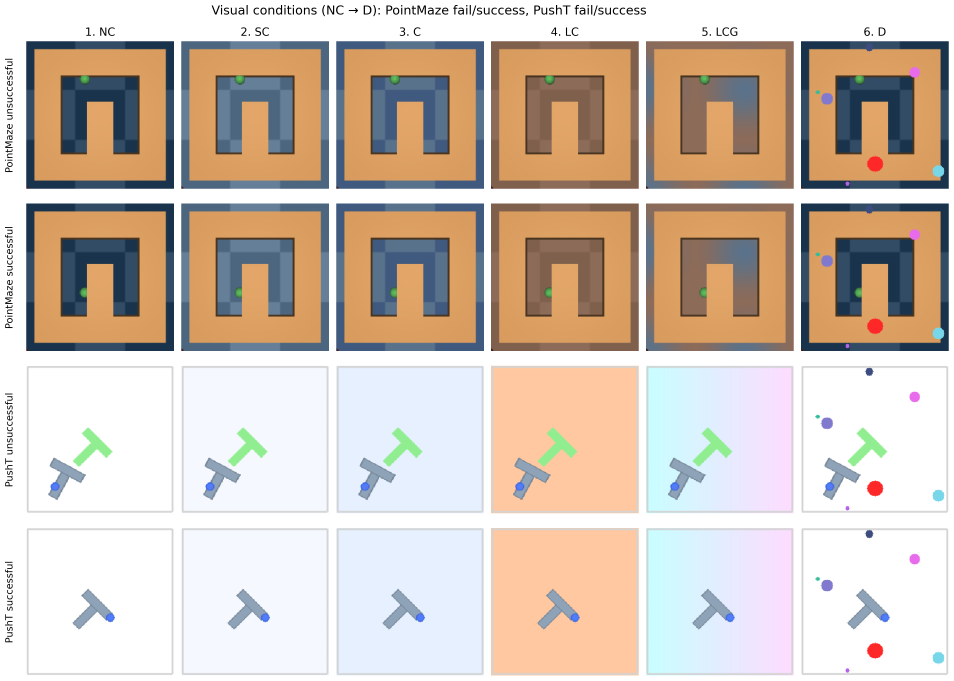
#> input picture docs/figures/eval_montage_4x6.png, 3814 x 2722 px (shown at 1/4 size)
$ python -i backfill_pusht_rollout_paths.py   (imports and definitions only)
#> lines starting #> are read from the running program, lines starting #| are printed output that depends on the picture; after the words box and inside, x2 and y2 are one past the last pixel; in counts of white or black regions, pixels touching at a corner belong together
#> further down, picture is the input picture: shape (2722, 3814, 3); mean B, G, R 183.1, 195.1, 209.2
#!/usr/bin/env python3
"""Backfill real agent paths into PushT rollout figure cache meta."""

from __future__ import annotations

import argparse
import json
import pickle
from pathlib import Path

import cv2
import numpy as np
from PIL import Image

REPO = Path(__file__).resolve().parents[1]
CACHE_ROOT = REPO / "docs" / "figures" / "rollout_examples" / "cache"
PLAN_ROOT = REPO / "docs" / "figures" / "rollout_examples" / "_plan_runs"
TARGETS_PATH = REPO / "docs" / "figures" / "rollout_examples" / "pusht_plan_targets.pkl"
PUSHT_RENDER_SCALE = 512 / 224

FIGURES = (
    "pusht_dinowm_unsuccessful",
    "pusht_dinobisim_successful",
)


# [4 lines left out: function _subsample_indices, not called in this run]


def _detect_agent_px(img_rgb: np.ndarray) -> np.ndarray | None:
    r, g, b = img_rgb[:, :, 0], img_rgb[:, :, 1], img_rgb[:, :, 2]
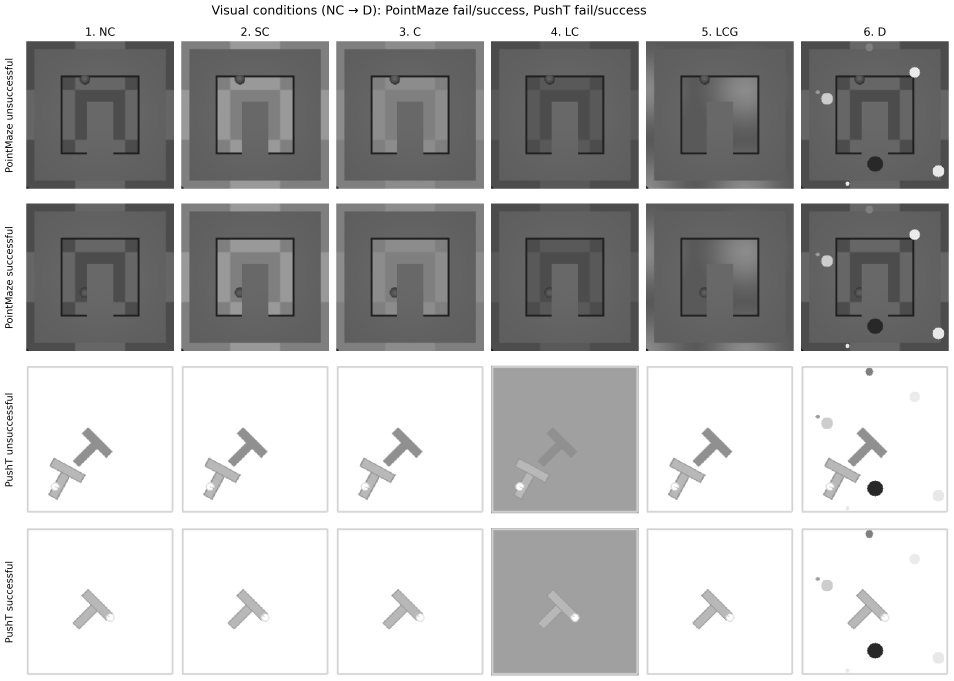
#> r: shape (2722, 3814) (shown at 1/4 size); min 0, max 255, mean 183.1
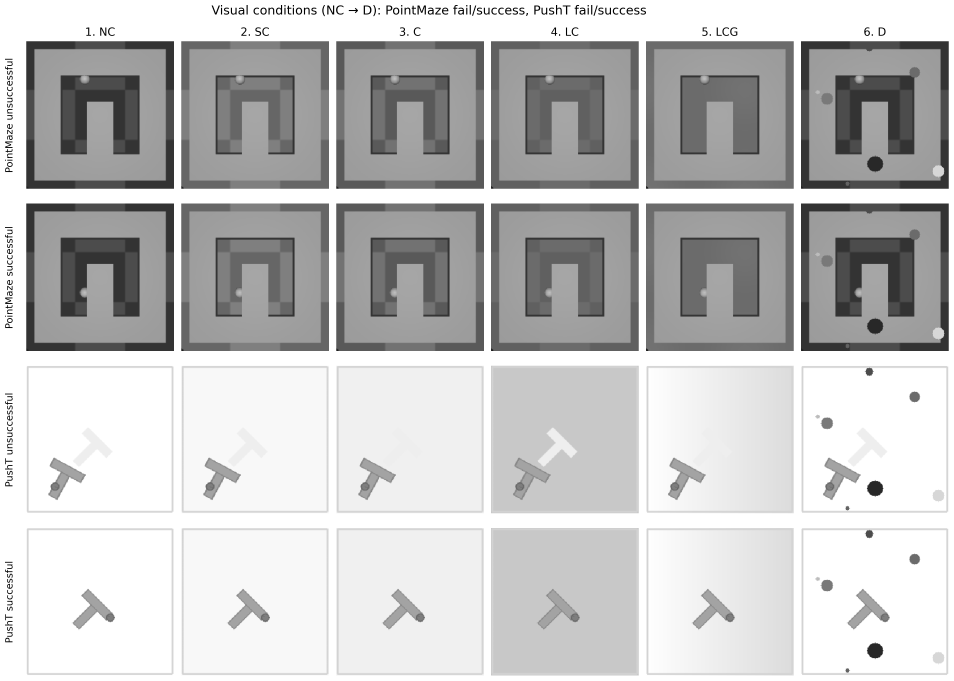
#> g: shape (2722, 3814) (shown at 1/4 size); min 0, max 255, mean 195.1
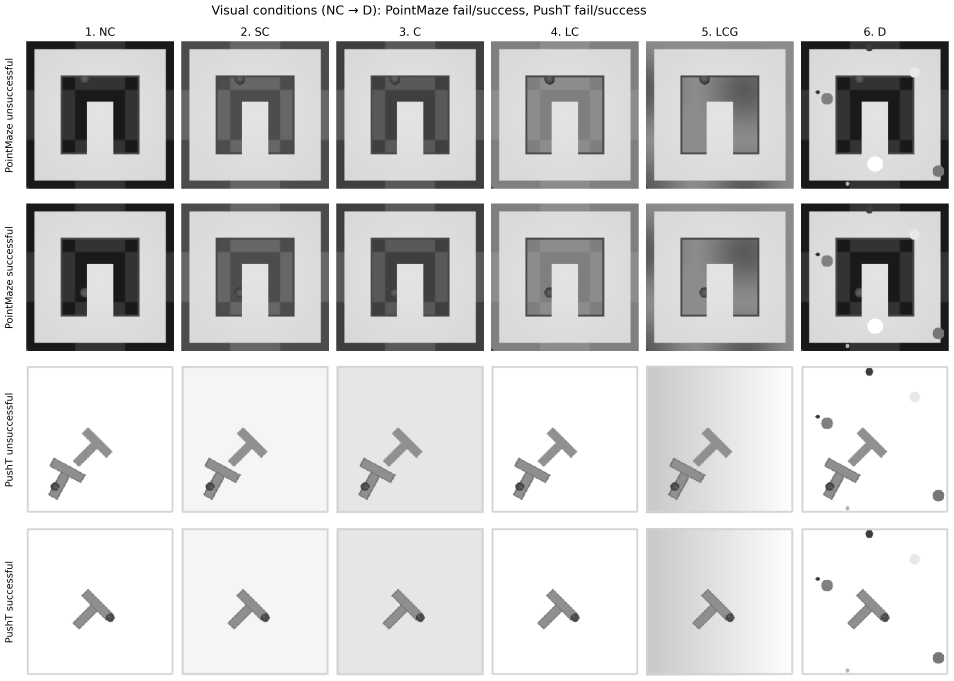
#> b: shape (2722, 3814) (shown at 1/4 size); min 0, max 255, mean 209.2
    mask = (r < 100) & (g > 80) & (g < 140) & (b > 180)
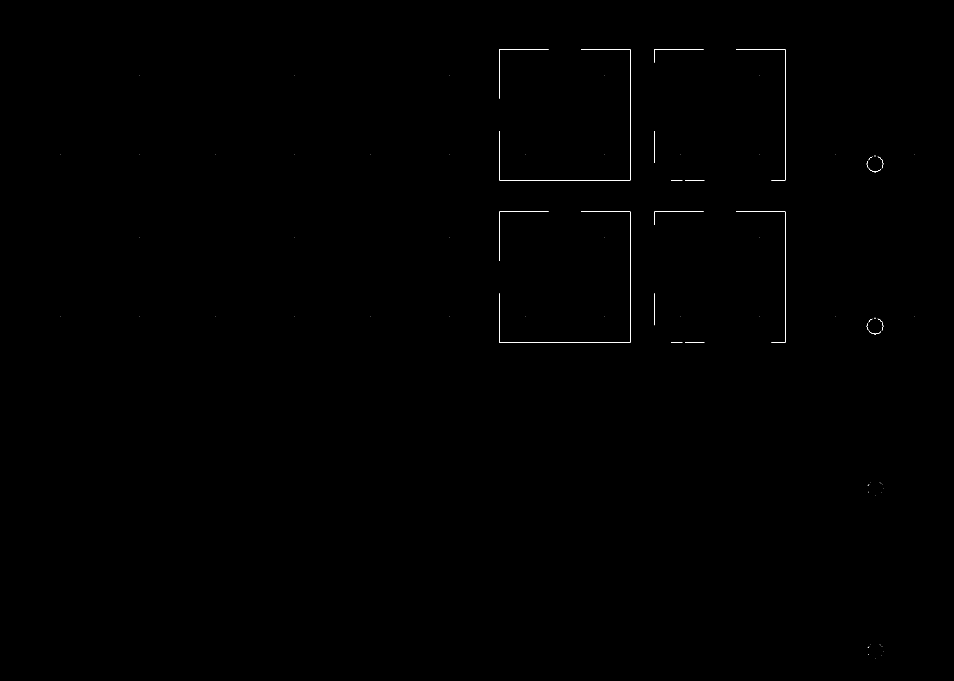
#> mask: shape (2722, 3814) bool (shown at 1/4 size); 0.06% white in thin lines or dots, all inside (x1, y1, x2, y2) = (242, 197, 3658, 2633)
    mask = mask.astype(np.uint8) * 255
    mask = cv2.morphologyEx(mask, cv2.MORPH_OPEN, np.ones((3, 3), np.uint8))
#> mask: shape (2722, 3814); every value is 0
    cnts, _ = cv2.findContours(mask, cv2.RETR_EXTERNAL, cv2.CHAIN_APPROX_SIMPLE)
#> cnts = []
    if not cnts:
        return None
    contour = max(cnts, key=cv2.contourArea)
    moments = cv2.moments(contour)
    if moments["m00"] == 0:
        return None
    return np.array(
        [moments["m10"] / moments["m00"], moments["m01"] / moments["m00"]],
        dtype=np.float32,
    )


# [74 lines left out: functions _agent_xy_from_frames, backfill_figure, main, not called in this run]


# [2 lines not run here, left out]

>>> import cv2
>>> picture = cv2.imread('../docs/figures/eval_montage_4x6.png')
>>> result = _detect_agent_px(picture)

$ run again, on docs/figures/rollout_examples/pointmaze_dinobisim_successful_iclr.png
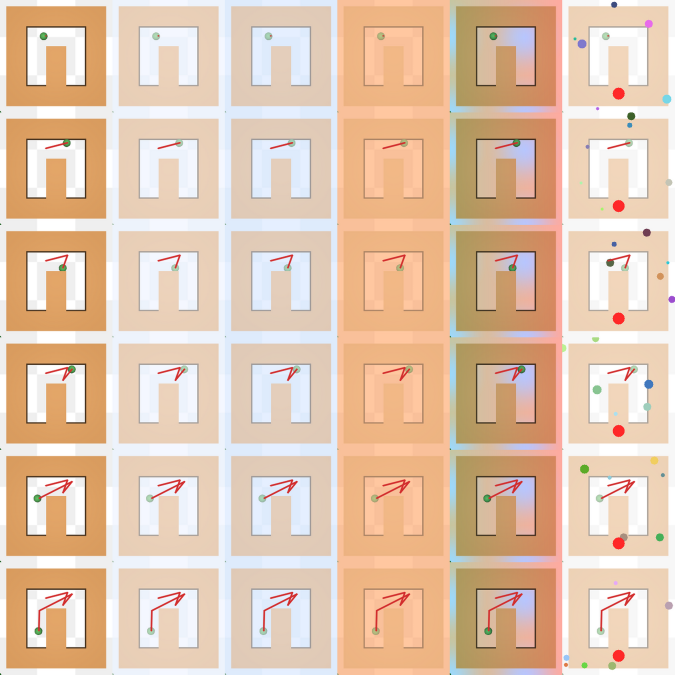
#> input picture docs/figures/rollout_examples/pointmaze_dinobisim_successful_iclr.png, 2024 x 2024 px (shown at 1/3 size)
#> picture is the input picture: shape (2024, 2024, 3); mean B, G, R 175, 198.5, 227.3
#> in _detect_agent_px, `r, g, b = img_rgb[:, :, 0], img_rgb[:, :, 1], img_rgb[:, :, 2]`:
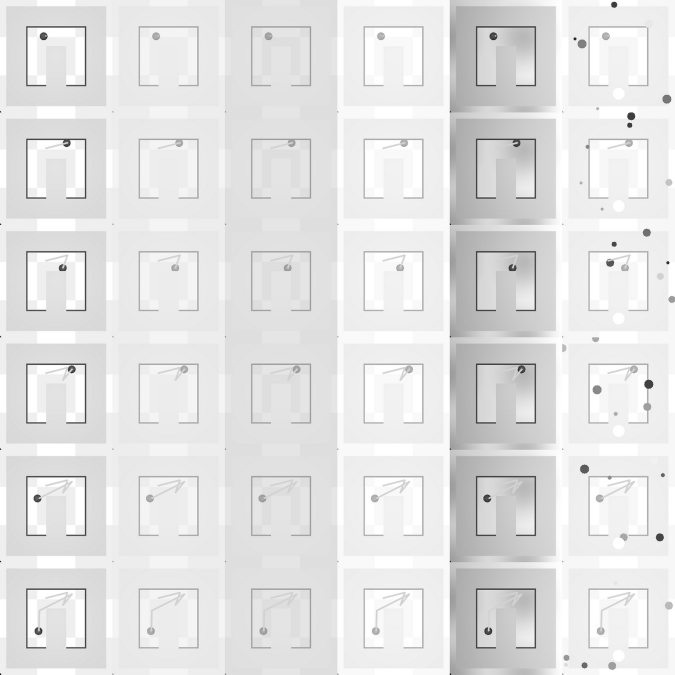
#> b: shape (2024, 2024) (shown at 1/3 size); min 0, max 255, mean 227.3
#> in _detect_agent_px, `mask = cv2.morphologyEx(mask, cv2.MORPH_OPEN, np.ones((3, 3), np.uint8))`:
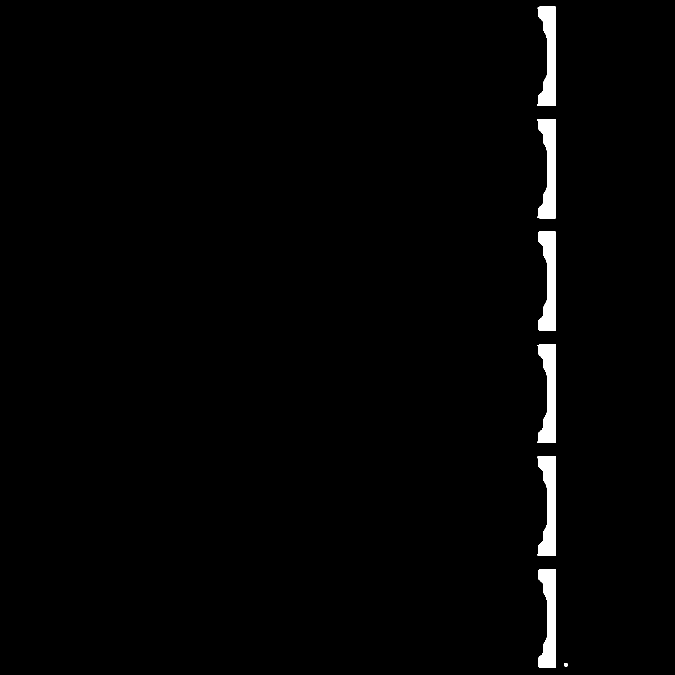
#> mask: shape (2024, 2024) (shown at 1/3 size); 1.5% white; 7 white regions
#> cnts = 7 contours; box (x1, y1, x2, y2) and area: (1612, 1369, 1667, 1667) 10193, (1612, 357, 1667, 655) 10193, (1612, 1032, 1667, 1329) 10126, (1612, 20, 1667, 317) 10126, (1614, 1707, 1667, 2004) 10110, (1614, 695, 1667, 992) 10110, (1693, 1990, 1703, 1999) 69
#> contour = contour of 81 points, box (x1, y1, x2, y2) (1612, 1369, 1667, 1667), area 10193
#> moments = moments, m00 10193, centre m10/m00, m01/m00 = (1647, 1517.4)
#> result = [1647, 1517.4]
